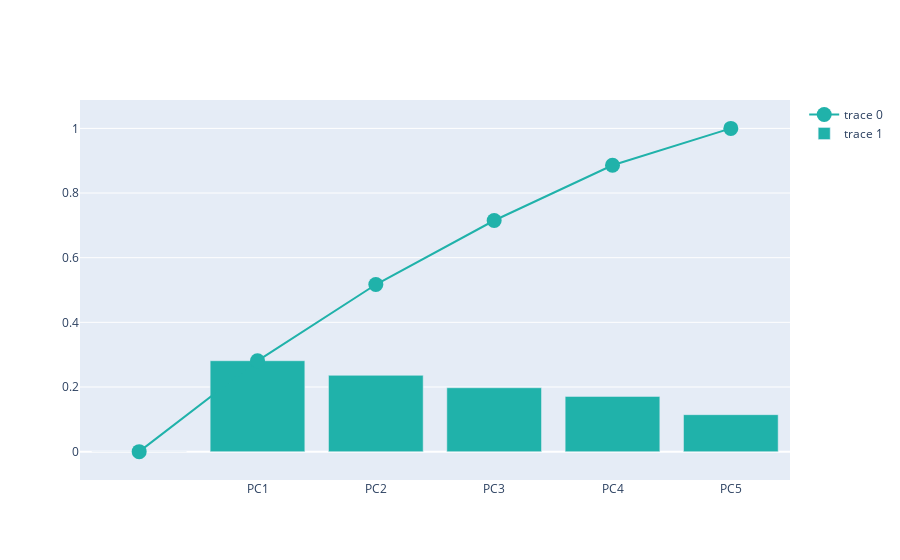

The code cell stored with this chart in its notebook:
### Code cell
import plotly.graph_objects as go
fig=go.Figure()
fig.add_trace(
    go.Scatter(
        x= df_explained_variance['PC'],
        y= df_explained_variance['Cumulative Variance'],
        marker=dict(size=15, color="lightSeaGreen")
    ))
fig.add_trace(
    go.Bar(
        x = df_explained_variance['PC'],
        y = df_explained_variance['Explained Variance'],
        marker=dict(color="lightSeaGreen")
    ))
fig.show()

### Figure 1 — Plotly figure (JSON) as saved in the notebook; plotly's stock layout.template omitted (floating-point values rounded to 4 significant figures)
{"data": [{"marker": {"color": "lightSeaGreen", "size": 15}, "type": "scatter", "x": ["", "PC1", "PC2", "PC3", "PC4", "PC5"], "y": [0, 0.281, 0.517, 0.715, 0.886, 1.0]}, {"marker": {"color": "lightSeaGreen"}, "type": "bar", "x": ["", "PC1", "PC2", "PC3", "PC4", "PC5"], "y": [0, 0.2812, 0.236, 0.1976, 0.1708, 0.1143]}], "layout": {"xaxis": {"autorange": true, "range": [-0.5, 5.5], "type": "category"}, "yaxis": {"autorange": true, "range": [-0.102, 1.102], "type": "linear"}}}
